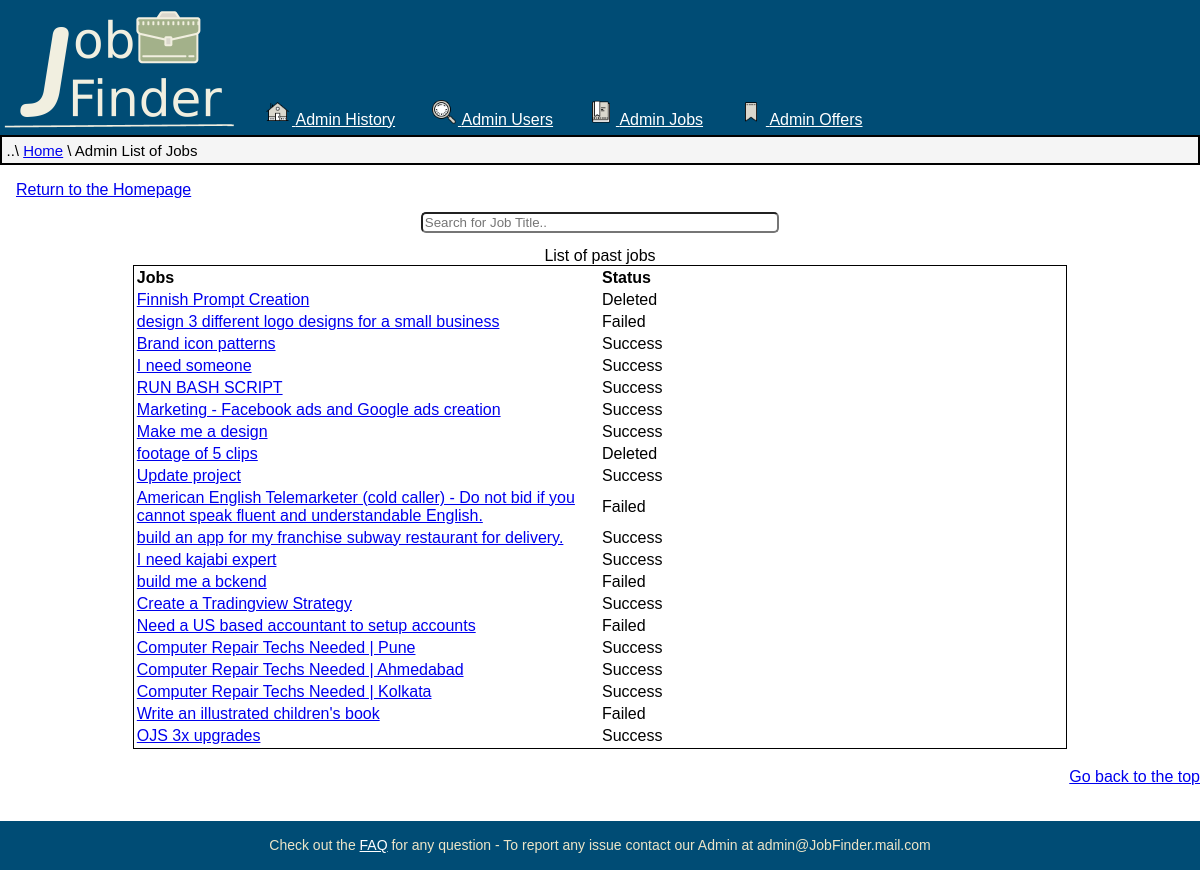
Before: /PHP/AdminJobs.php (signed in) with the older database file.
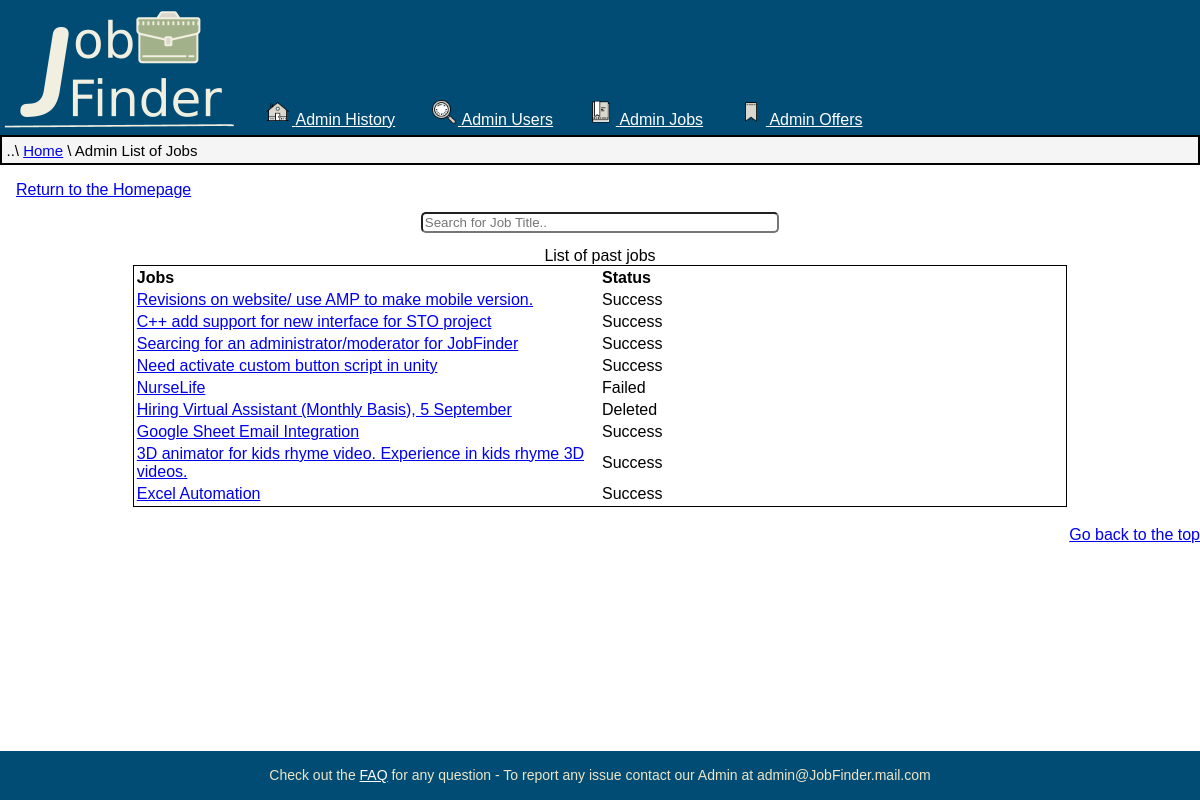
After: the same page with the newer database file.
### tables this page shows
CREATE TABLE `past_jobs` (
  `Code_job` int(10) UNSIGNED NOT NULL,
  `Code_user` int(10) UNSIGNED DEFAULT NULL,
  `Code_winner` int(10) UNSIGNED DEFAULT NULL,
  `Status` enum('Deleted','Success','Failed') NOT NULL,
  `Date` datetime NOT NULL,
  `Title` varchar(128) NOT NULL,
  `Description` varchar(4096) NOT NULL,
  `Tipology` enum('Fulltime','Onetime','Urgent','Recruiter') DEFAULT NULL,
  `Payment` tinyint(1) NOT NULL,
  `P_min` int(6) NOT NULL,
  `P_max` int(6) NOT NULL,
  `Expiring` datetime NOT NULL
);

### PHP/DBAccess.php (called while the page is built, shortened)
<?php
class DBAccess {
	private $connection;
	public function openDBConnection(){
		$this->connection = mysqli_connect(DBAccess::HOST_DB, DBAccess::USERNAME, DBAccess::PASSWORD, DBAccess::DBNAME);
		if(!$this->connection){
			echo("connessione al DB fallita: ".mysqli_connect_errno());
			return false;
		}
		else
			return true;
	}
  public function getPastJobs() {
    $queryResult  = mysqli_query($this->connection, 'SELECT Title, Code_job, Status FROM past_jobs;');
		if(mysqli_num_rows($queryResult) == 0)
			return null;
		else {
			$result=array();
			while($row=mysqli_fetch_assoc($queryResult))
			array_push($result, $row);
			return $result;
    }
  }
}
?>

### PHP/AdminJobs.php (the view, shortened to what this page needs)
<?php
require_once 'DBAccess.php';
if(isset($_SESSION['Admin'])) {
  $DBAccess = new DBAccess();
  $url = '..'. DIRECTORY_SEPARATOR .'HTML'. DIRECTORY_SEPARATOR .'Admin.html';
  $pagina = file_get_contents($url);
	$listaJobs = $DBAccess->getPastJobs();
  $urltabella = '..'. DIRECTORY_SEPARATOR .'HTML'. DIRECTORY_SEPARATOR .'Elements'. DIRECTORY_SEPARATOR .'TableAdminJob.html';
  $tabella = file_get_contents($urltabella);
  $contenuto ='';
  if(isset($listaJobs)){
    foreach($listaJobs as $U)
    {
      $contenuto .= '<tr><td><a href="ViewJob.php?Code_job='.trim($U["Code_job"]).'">'.trim($U["Title"]).'</a></td>
      <td>'.trim($U["Status"]).'</td></tr>';
    }
  }
  $tabella = str_replace('{{value}}',$contenuto,$tabella);
  $tabella = str_replace('{{elem}}','past jobs',$tabella);
  $pagina = str_replace('{{Page}}','List of Jobs',$pagina);
  $pagina = str_replace('{{element}}','Job Title',$pagina);
  $pagina = str_replace('<admin>',$tabella,$pagina);
  echo $pagina;
}
else
	header("Location:Welcome.php");
?>

Changed rows visible on the page:
removed past_jobs: Title "design 3 different logo designs for a small business", Status "Failed"
removed past_jobs: Title "I need someone", Status "Success"
removed past_jobs: Title "Make me a design", Status "Success"
removed past_jobs: Title "Update project", Status "Success"
removed past_jobs: Title "American English Telemarketer (cold caller) - Do not bid if you cannot speak fluent and understandable English.", Status "Failed"
removed past_jobs: Title "build me a bckend", Status "Failed"
removed past_jobs: Title "Create a Tradingview Strategy", Status "Success"
removed past_jobs: Title "Need a US based accountant to setup accounts", Status "Failed"
removed past_jobs: Title "Computer Repair Techs Needed | Pune", Status "Success"
removed past_jobs: Title "Computer Repair Techs Needed | Ahmedabad", Status "Success"
removed past_jobs: Title "Computer Repair Techs Needed | Kolkata", Status "Success"
removed past_jobs: Title "Write an illustrated children's book", Status "Failed"
removed past_jobs: Title "OJS 3x upgrades", Status "Success"
changed past_jobs: Title "Finnish Prompt Creation" → "Revisions on website/ use AMP to make mobile version."; Status "Deleted" → "Success"
changed past_jobs: Title "Brand icon patterns" → "C++ add support for new interface for STO project"
changed past_jobs: Title "RUN BASH SCRIPT" → "Searcing for an administrator/moderator for JobFinder"
changed past_jobs: Title "Marketing - Facebook ads and Google ads creation" → "Need activate custom button script in unity"
changed past_jobs: Title "footage of 5 clips" → "NurseLife"; Status "Deleted" → "Failed"
added past_jobs: Title "Hiring Virtual Assistant (Monthly Basis), 5 September", Status "Deleted"
added past_jobs: Title "Google Sheet Email Integration", Status "Success"
changed past_jobs: Title "build an app for my franchise subway restaurant for delivery." → "3D animator for kids rhyme video. Experience in kids rhyme 3D videos."
changed past_jobs: Title "I need kajabi expert" → "Excel Automation"
